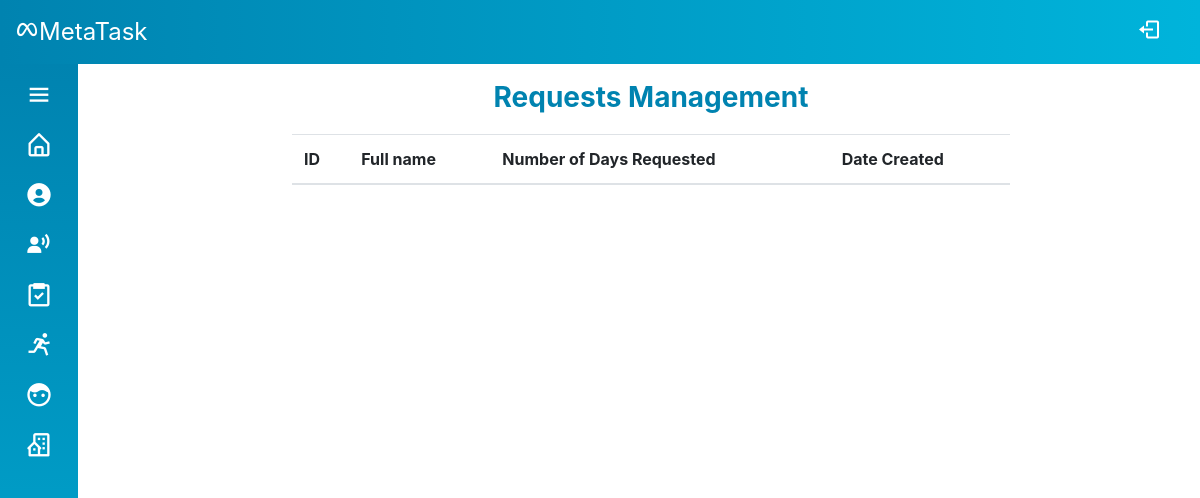
The app's page /Source/mvc/index.php?controller=leave&action=indexRequest (signed in), older data.
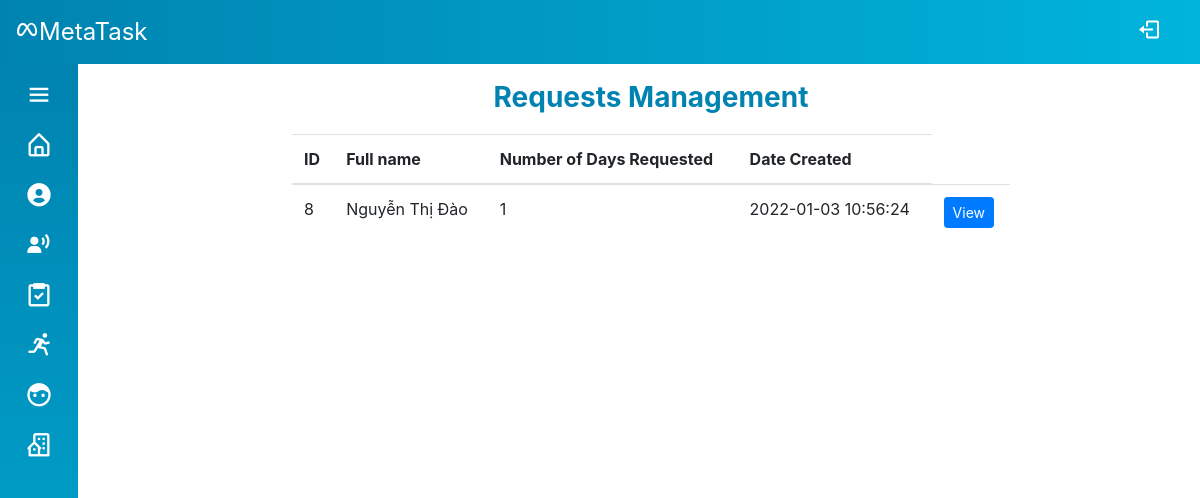
The same page, newer data.
### tables this page shows
CREATE TABLE `leave_record` (
  `id` int(6) UNSIGNED NOT NULL,
  `leave_id` int(6) UNSIGNED NOT NULL,
  `description` varchar(200) NOT NULL,
  `file_name` varchar(200) DEFAULT NULL,
  `file` varchar(200) DEFAULT NULL,
  `days` tinyint(3) UNSIGNED NOT NULL,
  `date_created` timestamp NOT NULL DEFAULT current_timestamp(),
  `date_response` datetime DEFAULT NULL,
  `date_wanted` date NOT NULL,
  `status` varchar(30) NOT NULL DEFAULT 'waiting'
);

CREATE TABLE `account_info` (
  `id` int(6) UNSIGNED NOT NULL,
  `firstname` varchar(30) NOT NULL,
  `lastname` varchar(30) NOT NULL,
  `email` varchar(50) DEFAULT NULL,
  `phone` varchar(30) DEFAULT NULL,
  `avatar` varchar(200) DEFAULT NULL,
  `department` int(6) UNSIGNED NOT NULL
);

### Source/mvc/controllers/base_controller.php (called while the page is built, shortened)
<?php
    class BaseController {
        protected $name;
        public function render($view, $data = array()) {
            extract($data);
            require_once('views/' .$this->name . '/' . $view . '.php');
            require_once('views/layout/template.php');
        }
    }
?>

### Source/mvc/controllers/leave_controller.php (called while the page is built, shortened)
<?php
require_once('models/Leave.php');
require_once('base_controller.php');
class LeaveController extends BaseController
{
    public function indexRequest()
    {
        $id = $_SESSION['id'];
        $role = $_SESSION['role'];
        $leaveRequests = Leave::getAllRequests($id, $role);
        $data = array('leave_requests' => $leaveRequests);
        $this->render('indexRequest', $data);
    }
}

### Source/mvc/route.php (called while the page is built, shortened)
<?php
$obj = new $className();
$obj->$action();

### Source/mvc/index.php (called while the page is built, shortened)
<?php
require_once('route.php');

### Source/mvc/models/Leave.php (called while the page is built, shortened)
<?php
require_once('Department.php');
require_once('User.php');
class Leave
{
    public static function getAllRequests($leave_id, $role)
    {
        $sql = "SELECT * FROM leave_record WHERE leave_id in (SELECT id FROM account_info where department = :department and id <> :leave_id) AND status = 'waiting'";
        $conn = DB::getConnection();
        $stm = $conn->prepare($sql);
        $stm->execute(array('leave_id' => $leave_id, 'department' => Department::findID($leave_id)));
        $data = array();
        foreach ($stm->fetchAll() as $item) {
            $data[] =  array('id' => $item['id'], 'leave_id' => $item['leave_id'], 'description' => $item['description'], 'file_name' => $item['file_name'],  'file' => $item['file'], 'days' => $item['days'], 'date_created' => $item['date_created'], 'date_wanted' => $item['date_wanted'], 'date_response' => $item['date_response'], 'status' => $item['status']);
        }
        return $data;
    }
}

### Source/mvc/models/Department.php (called while the page is built, shortened)
<?php
class Department
{
    public static function findID($id)
    {
        $sql = "select id from department_info where managerID = :id";
        $conn = DB::getConnection();
        $stm = $conn->prepare($sql);
        $stm->execute(array('id' => $id));
        if ($item = $stm->fetch()) {
            return $item['id'];
        }
        return null;
    }
}

### Source/mvc/models/User.php (called while the page is built, shortened)
<?php
class User
{
    public static function getFullName($id)
    {
        $sql = "select firstname, lastname from account_info where id = :id";
        $conn = DB::getConnection();
        $stm = $conn->prepare($sql);
        $stm->execute(array('id' => $id));
        if ($item = $stm->fetch()) {
            return $item['lastname'] . ' ' . $item['firstname'];
        }
        return null;
    }
}

### Source/mvc/views/leave/indexRequest.php (the view)
<div class="container-fluid">
    <div class="row">
        <div class="col-12 col-md-8 offset-md-2">
            <div class="profile-info">
                <div class="info-header mb-3">Requests Management</div>
                <div class="info-body">
                    <table class="table-responsive-sm table table-hover">
                        <thead>
                            <tr>
                                <th>ID</th>
                                <th>Full name</th>
                                <th>Number of Days Requested</th>
                                <th>Date Created</th>
                            </tr>
                        </thead>
                        <tbody id="table-body">
                            <?php
                            foreach ($data['leave_requests'] as $s) {
                            ?>
                                <tr>
                                    <td><?= $s['id'] ?></td>
                                    <td><?= User::getFullName($s['leave_id']) ?></td>
                                    <td><?= $s['days'] ?></td>
                                    <td><?= $s['date_created'] ?></td>
                                    <td>
                                        <a class="btn btn-sm btn-primary" href="?controller=leave&action=viewRequest&id=<?= $s['id'] ?>">View</a>
                                    </td>
                                </tr>
                            <?php
                            }
                            ?>
                        </tbody>
                    </table>
                </div>
            </div>
        </div>
    </div>
</div>

Row changes from the older to the newer data that the page shows:
added leave_record: id "8", leave.firstname "Nguyễn Thị Đào", days "1", date_created "2022-01-03 10:56:24"
